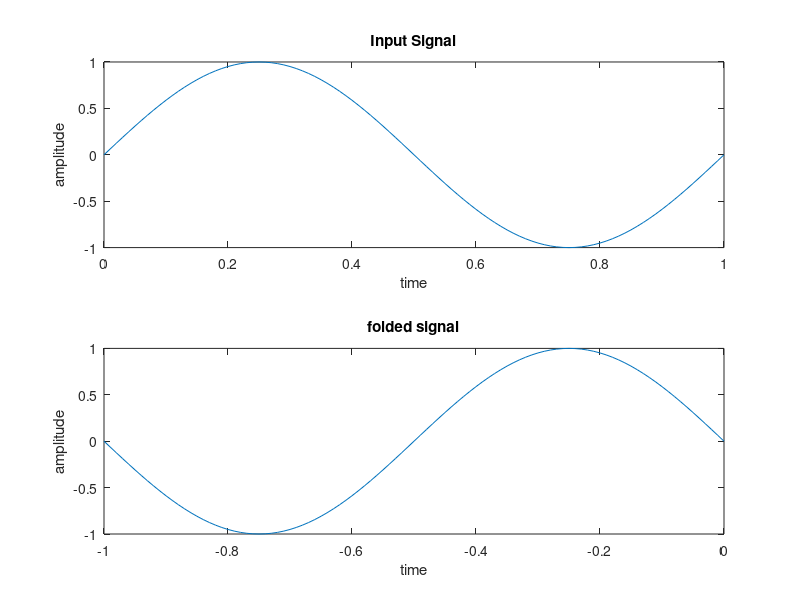

Write MATLAB code to recreate this figure.
t=0:0.01:1;
x=sin(2*pi*t);
subplot(2,1,1);
plot(t,x);
title('Input Signal');
xlabel('time');
ylabel('amplitude');
subplot(2,1,2);
plot(-t,x);
title('folded signal');
xlabel('time');
ylabel('amplitude');
display(x);